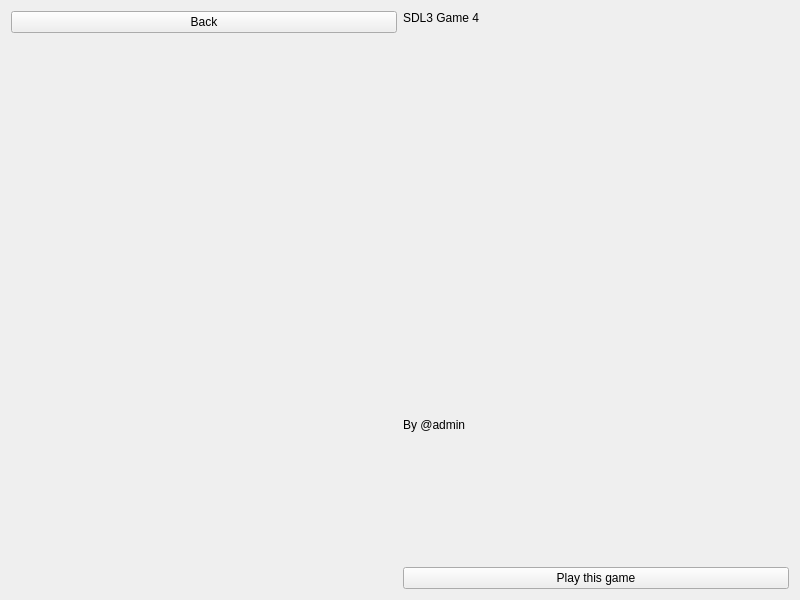
<?xml version="1.0" encoding="UTF-8"?>
<ui version="4.0">
 <class>SDL3Game4_DescWND</class>
 <widget class="QWidget" name="SDL3Game4_DescWND">
  <property name="geometry">
   <rect>
    <x>0</x>
    <y>0</y>
    <width>800</width>
    <height>600</height>
   </rect>
  </property>
  <property name="windowTitle">
   <string>SDL3 Game 4 description</string>
  </property>
  <layout class="QHBoxLayout" name="horizontalLayout">
   <item>
    <layout class="QVBoxLayout" name="verticalLayout">
     <item>
      <widget class="QPushButton" name="pushButton">
       <property name="text">
        <string>Back</string>
       </property>
      </widget>
     </item>
     <item>
      <widget class="QLabel" name="label">
       <property name="text">
        <string/>
       </property>
       <property name="pixmap">
        <pixmap resource="assets/qt6/qt6_assets.qrc">:/backgrounds/sdl3game4_desc.png</pixmap>
       </property>
      </widget>
     </item>
    </layout>
   </item>
   <item>
    <layout class="QVBoxLayout" name="verticalLayout_2">
     <item>
      <widget class="QLabel" name="label_2">
       <property name="styleSheet">
        <string notr="true">font: 24pt &quot;Noto Sans&quot;;</string>
       </property>
       <property name="text">
        <string>SDL3 Game 4</string>
       </property>
       <property name="alignment">
        <set>Qt::AlignmentFlag::AlignLeading|Qt::AlignmentFlag::AlignLeft|Qt::AlignmentFlag::AlignTop</set>
       </property>
      </widget>
     </item>
     <item>
      <widget class="QLabel" name="label_3">
       <property name="text">
        <string>By @admin</string>
       </property>
      </widget>
     </item>
     <item>
      <widget class="QPushButton" name="pushButton_2">
       <property name="text">
        <string>Play this game</string>
       </property>
       <property name="icon">
        <iconset resource="assets/qt6/qt6_assets.qrc">
         <normaloff>:/playBtn/play.png</normaloff>:/playBtn/play.png</iconset>
       </property>
      </widget>
     </item>
    </layout>
   </item>
  </layout>
 </widget>
 <resources>
  <include location="assets/qt6/qt6_assets.qrc"/>
 </resources>
 <connections/>
</ui>
